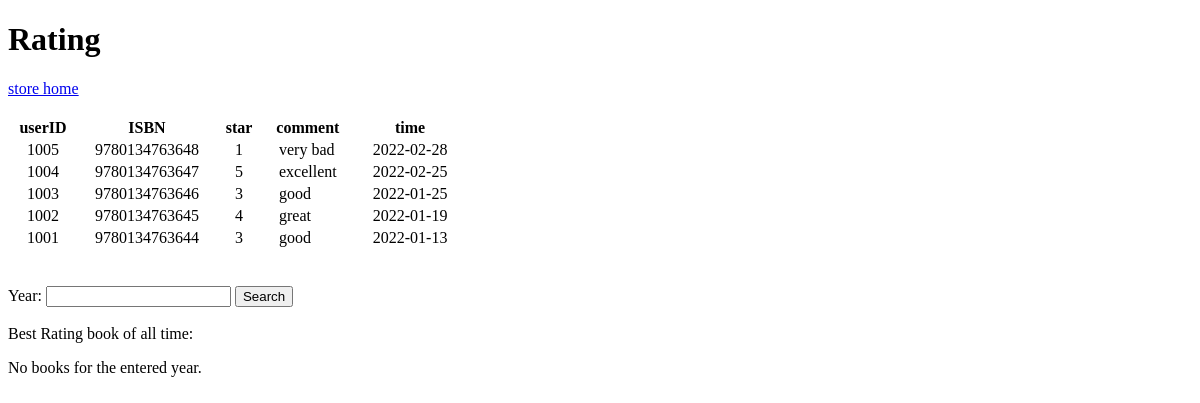
Page /rating.php on the earlier database version.
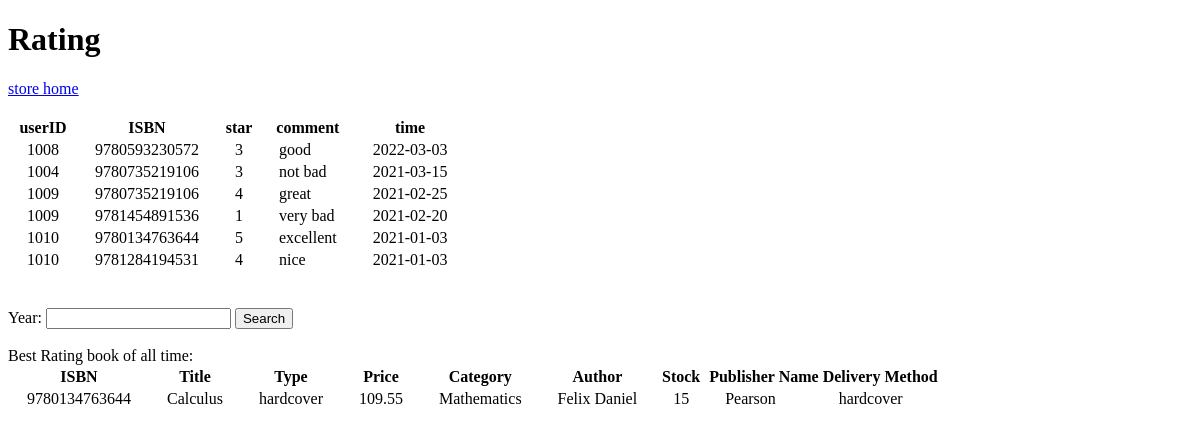
Same page on the later database version.
### tables this page shows
create table Rating (
  `Number` int NOT NULL AUTO_INCREMENT unique,
  userID int,
  ISBN char(13),
  star int,
  comment varchar(200),
  time Date,
  primary key (userID,  ISBN),

  constraint foreign key (userID) references Customers(userID)
);

### rating.php (the view, shortened to what this page needs)
<!DOCTYPE html>
<html lang="en" dir="ltr">
  <head>
  </head>
  <body>
    <h1>Rating</h1>
    <a href="store.php">store home</a>
    <br><br>
    <?php
    $mydb = new mysqli('localhost', 'root', '', 'bookstore');
    $query = "SELECT * FROM Rating ORDER BY time DESC;";
    $stmt = $mydb->prepare($query);
    $stmt->execute();
    $result = $stmt->get_result();
    echo "<table>
      <thead>
        <tr>
          <th>userID</th>
          <th>ISBN</th>
          <th>star</th>
          <th>comment</th>
          <th>time</th>
        </tr>
      </thead>";
    while ($row = mysqli_fetch_array($result, MYSQLI_ASSOC)) {
        echo "<tr>";
        echo "<td>&emsp;".$row['userID']."&emsp;</td>";
        echo "<td>&emsp;".$row['ISBN']."&emsp;</td>";
        echo "<td>&emsp;".$row['star']."&emsp;</td>";
        echo "<td>&emsp;".$row['comment']."&emsp;</td>";
        echo "<td>&emsp;".$row['time']."&emsp;</td>";
        echo "</tr>";
    }
    echo "</tbody></table>";
    echo "<br><br>";
     ?>
     <form action="" method="post">
       <div>
         <label>Year:</label>
         <input type="text" name="year" value="">
         <input type="submit" value="Search">
       </div>
     </form>
     <br>
     <?php
      $year = '%';
      if (empty($_POST['year'])) {
          echo "Best Rating book of all time:";
      } else {
          echo "Best Rating book of year ".$_POST['year'].":";
          $year = $_POST['year'];
      }
      $query = "SELECT DISTINCT T1.ISBN, title, type, price, Category, in_stock, pName, method, name
        FROM books, customers, `write`,
        (SELECT ISBN, avg(star) AS star FROM rating WHERE EXTRACT(year FROM time) LIKE ? GROUP BY ISBN
        Having star = (SELECT max(star) FROM
        (SELECT ISBN, avg(star) AS star
        FROM rating WHERE EXTRACT(year FROM time) LIKE ?
        GROUP BY ISBN) AS T))AS T1
        WHERE T1.ISBN = books.ISBN AND books.ISBN = `write`.ISBN AND customers.userID = `write`.userID;";
      $stmt = $mydb->prepare($query);
      $stmt->bind_param('ss', $year, $year);
      $stmt->execute();
      $result = $stmt->get_result();
      if (mysqli_num_rows($result) == 0) {
          echo "<p>No books for the entered year.</p>";
          echo "<br><br>";
      } else {
          echo "<table>
          <thead>
            <tr>
              <th>ISBN</th>
              <th>Title</th>
              <th>Type</th>
              <th>Price</th>
              <th>Category</th>
              <th>Author</th>
              <th>Stock</th>
              <th>Publisher Name</th>
              <th>Delivery Method</th>
            </tr>
          </thead>";
          echo "<tbody>";
          while ($row = mysqli_fetch_array($result, MYSQLI_ASSOC)) {
              echo "<tr>";
              echo "<td>&emsp;".$row['ISBN']."&emsp;</td>";
              echo "<td>&emsp;".$row['title']."&emsp;</td>";
              echo "<td>&emsp;".$row['type']."&emsp;</td>";
              echo "<td>&emsp;".$row['price']."&emsp;</td>";
              echo "<td>&emsp;".$row['Category']."&emsp;</td>";
              echo "<td>&emsp;".$row['name']."&emsp;</td>";
              if ($row['in_stock'] >= 0) {
                  echo "<td>&emsp;".$row['in_stock']."&emsp;</td>";
              } else {
                  echo "<td>&emsp;&infin;&emsp;</td>";
              }
              echo "<td>&emsp;".$row['pName']."&emsp;</td>";
              echo "<td>&emsp;".$row['method']."&emsp;</td>";
              echo "</tr>";
          }
      }
      ?>
  </body>
</html>

Differences in the rows shown:
removed rating: userID "1005", ISBN "9780134763648", star "1", comment "very bad", time "2022-02-28"
removed rating: userID "1004", ISBN "9780134763647", star "5", comment "excellent", time "2022-02-25"
removed rating: userID "1003", ISBN "9780134763646", star "3", comment "good", time "2022-01-25"
removed rating: userID "1002", ISBN "9780134763645", star "4", comment "great", time "2022-01-19"
removed rating: userID "1001", ISBN "9780134763644", star "3", comment "good", time "2022-01-13"
added rating: userID "1008", ISBN "9780593230572", star "3", comment "good", time "2022-03-03"
added rating: userID "1004", ISBN "9780735219106", star "3", comment "not bad", time "2021-03-15"
added rating: userID "1009", ISBN "9780735219106", star "4", comment "great", time "2021-02-25"
added rating: userID "1009", ISBN "9781454891536", star "1", comment "very bad", time "2021-02-20"
added rating: userID "1010", ISBN "9780134763644", star "5", comment "excellent", time "2021-01-03"
added rating: userID "1010", ISBN "9781284194531", star "4", comment "nice", time "2021-01-03"
Other differences:
text no longer shown: "No books for the entered year."
text now shown: "ISBN Title Type Price Category Author Stock Publisher Name Delivery Method"
new list line: "9780134763644 Calculus hardcover 109.55 Mathematics Felix Daniel 15 Pearson hardcover"
